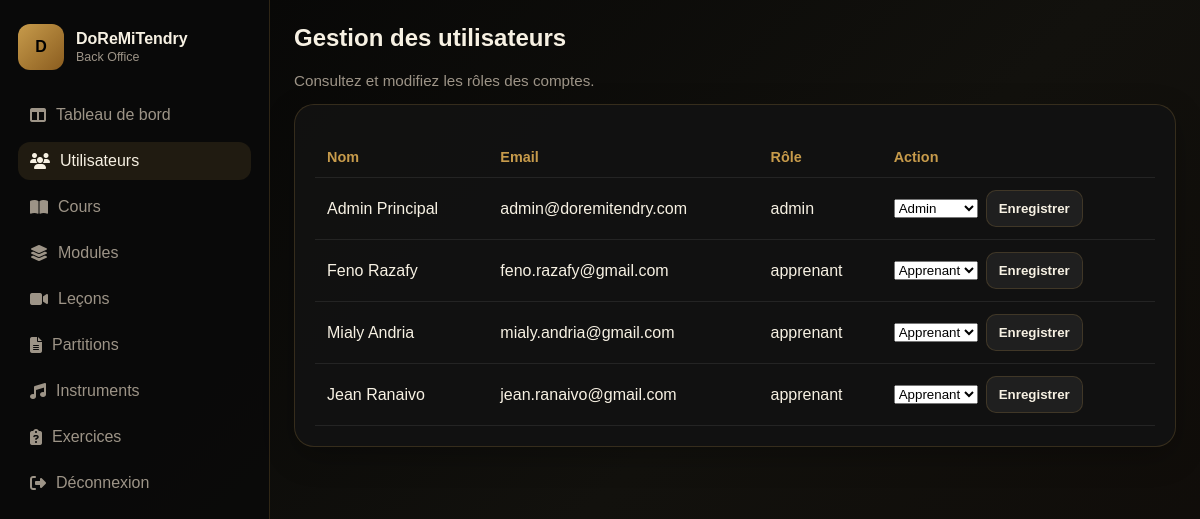
Page /admin/users.php (signed in) on the committed database.
### tables this page shows
CREATE TABLE IF NOT EXISTS utilisateurs (
  id INT AUTO_INCREMENT PRIMARY KEY,
  nom VARCHAR(100) NOT NULL,
  prenom VARCHAR(100) NOT NULL,
  email VARCHAR(255) NOT NULL UNIQUE,
  telephone VARCHAR(50) DEFAULT NULL,
  photo VARCHAR(255) DEFAULT NULL,
  mot_de_passe VARCHAR(255) NOT NULL,
  role VARCHAR(50) NOT NULL DEFAULT 'apprenant',
  date_inscription TIMESTAMP DEFAULT CURRENT_TIMESTAMP
);

### admin/users.php (the view, shortened to what this page needs)
<?php
require_once __DIR__ . '/../config/db.php';
$users = $pdo->query('SELECT id, nom, prenom, email, role, date_inscription FROM utilisateurs ORDER BY date_inscription DESC')->fetchAll();
?>
<!DOCTYPE html>
<html lang="fr">
<head>
  <link rel="stylesheet" href="admin.css" />
  <link rel="stylesheet" href="https://cdnjs.cloudflare.com/ajax/libs/font-awesome/6.7.2/css/all.min.css" />
</head>
<body>
  <div class="app-shell">
    <aside class="sidebar">
      <div class="brand">
        <div class="brand-mark">D</div>
        <div><h1>DoReMiTendry</h1><p>Back Office</p></div>
      </div>
      <nav>
        <a href="dashboard.php"><i class="fa-solid fa-table-columns"></i> Tableau de bord</a>
        <a href="users.php" class="active"><i class="fa-solid fa-users"></i> Utilisateurs</a>
        <a href="courses.php"><i class="fa-solid fa-book-open"></i> Cours</a>
        <a href="modules.php"><i class="fa-solid fa-layer-group"></i> Modules</a>
        <a href="lecons.php"><i class="fa-solid fa-video"></i> Leçons</a>
        <a href="partitions.php"><i class="fa-solid fa-file-lines"></i> Partitions</a>
        <a href="instruments.php"><i class="fa-solid fa-music"></i> Instruments</a>
        <a href="exercices.php"><i class="fa-solid fa-clipboard-question"></i> Exercices</a>
        <a href="logout.php"><i class="fa-solid fa-right-from-bracket"></i> Déconnexion</a>
      </nav>
    </aside>
    <main class="main">
      <h2 style="margin-top:0;">Gestion des utilisateurs</h2>
      <p class="muted">Consultez et modifiez les rôles des comptes.</p>
      <section class="card">
        <table class="table">
          <thead>
            <tr><th>Nom</th><th>Email</th><th>Rôle</th><th>Action</th></tr>
          </thead>
          <tbody>
            <?php foreach ($users as $user): ?>
              <tr>
                <td><?= htmlspecialchars(($user['prenom'] ?? '') . ' ' . ($user['nom'] ?? '')) ?></td>
                <td><?= htmlspecialchars($user['email'] ?? '') ?></td>
                <td><?= htmlspecialchars($user['role'] ?? '') ?></td>
                <td>
                  <form method="post" style="display:flex;gap:8px;align-items:center;">
                    <select name="role">
                      <option value="apprenant" <?= ($user['role'] ?? '') === 'apprenant' ? 'selected' : '' ?>>Apprenant</option>
                      <option value="admin" <?= ($user['role'] ?? '') === 'admin' ? 'selected' : '' ?>>Admin</option>
                    </select>
                    <button class="btn btn-dark" type="submit">Enregistrer</button>
                  </form>
                </td>
              </tr>
            <?php endforeach; ?>
          </tbody>
        </table>
      </section>
    </main>
  </div>
</body>
</html>

### admin/admin.css (style rules this page uses)
:root { --bg: #060606; --panel: #121212; --panel-2: #171717; --text: #f7f1e3; --muted: #9d9487; --gold: #c79b4b; --gold-deep: #8b5d1f; --border: rgba(199, 155, 75, 0.2); }
* { box-sizing: border-box; }
body { margin: 0; font-family: 'Poppins', sans-serif; background: linear-gradient(135deg, #050505, #12110d 55%, #0f0b08); color: var(--text); }
a { text-decoration: none; color: inherit; }
.app-shell { display:flex; min-height:100vh; }
.sidebar { width: 270px; background: rgba(10,10,10,.96); border-right:1px solid var(--border); padding:24px 18px; display:flex; flex-direction:column; gap:20px; position:sticky; top:0; height:100vh; }
.brand { display:flex; align-items:center; gap:12px; }
.brand-mark { width:46px; height:46px; border-radius:12px; background:linear-gradient(135deg, var(--gold), var(--gold-deep)); color:#000; display:grid; place-items:center; font-weight:700; }
.brand h1 { font-size:1rem; margin:0; }
.brand p { margin:2px 0 0; color:var(--muted); font-size:.78rem; }
.sidebar nav { display:flex; flex-direction:column; gap:8px; margin-top:6px; }
.sidebar a { display:flex; align-items:center; gap:10px; padding:10px 12px; border-radius:12px; color:var(--muted); transition:.2s ease; }
.sidebar a:hover, .sidebar a.active { background:rgba(199,155,75,.12); color:var(--text); }
.main { flex:1; padding:24px; }
.hero, .card, .stat-card { background:rgba(18,18,18,.9); border:1px solid var(--border); border-radius:20px; box-shadow:0 10px 30px rgba(0,0,0,.25); }
.card { padding:20px; }
.table { width:100%; border-collapse:collapse; margin-top:12px; }
.table th, .table td { padding:12px; text-align:left; border-bottom:1px solid rgba(255,255,255,.08); }
.table th { color:var(--gold); font-size:.9rem; }
.btn { display:inline-block; padding:10px 12px; border-radius:10px; border:none; cursor:pointer; font-weight:600; }
.btn-dark { background:rgba(255,255,255,.06); color:var(--text); border:1px solid var(--border); }
.muted { color:#9d9487; font-size:.95rem; }

### rows in the picture
utilisateurs: prenom+nom "Admin Principal", email "admin@doremitendry.com", role "admin", role "Admin"
utilisateurs: prenom+nom "Feno Razafy", email "feno.razafy@gmail.com", role "apprenant", role "Apprenant"
utilisateurs: prenom+nom "Mialy Andria", email "mialy.andria@gmail.com", role "apprenant", role "Apprenant"
utilisateurs: prenom+nom "Jean Ranaivo", email "jean.ranaivo@gmail.com", role "apprenant", role "Apprenant"
